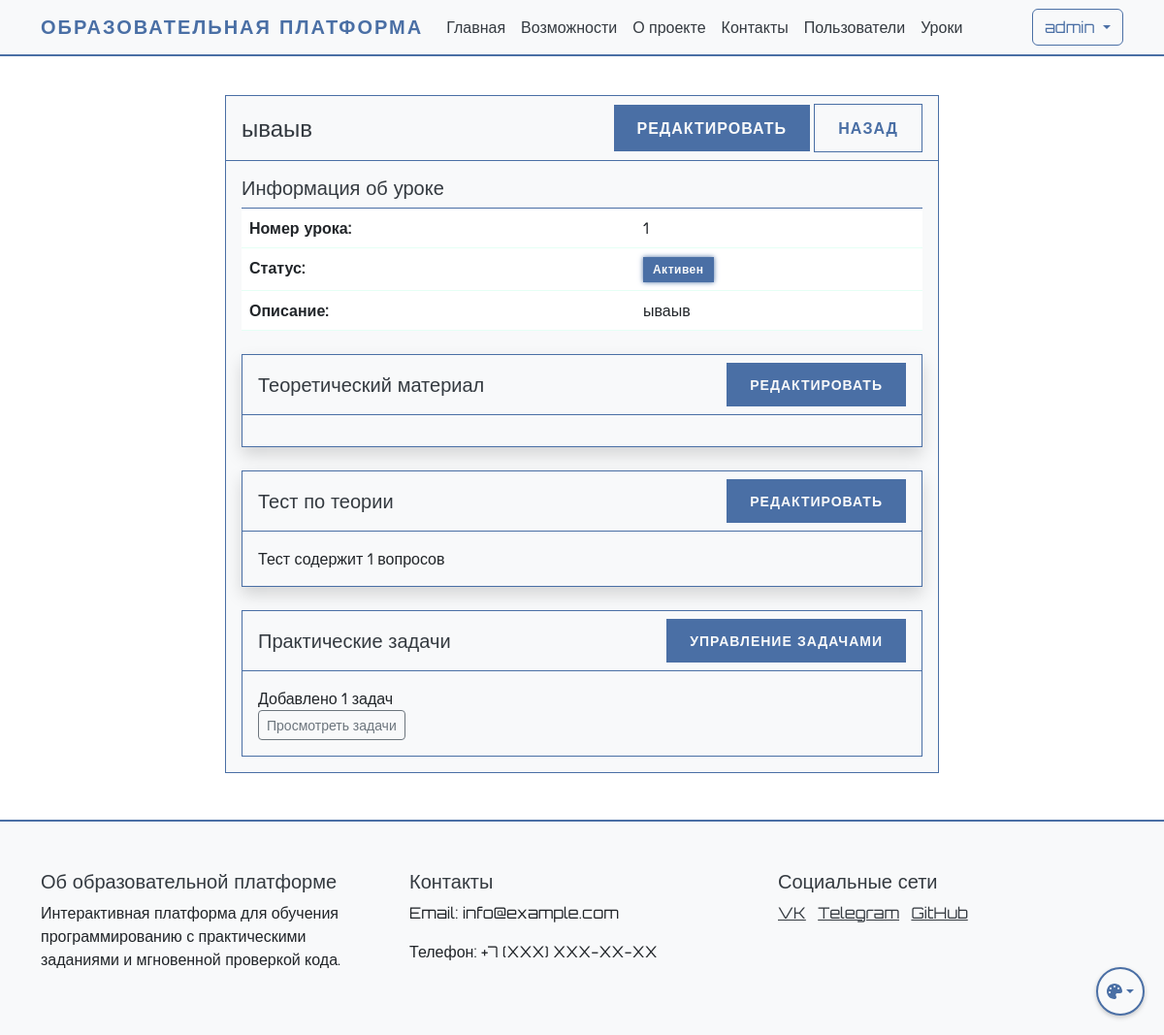
Page /admin/lessons/1 (signed in) on the earlier database version.
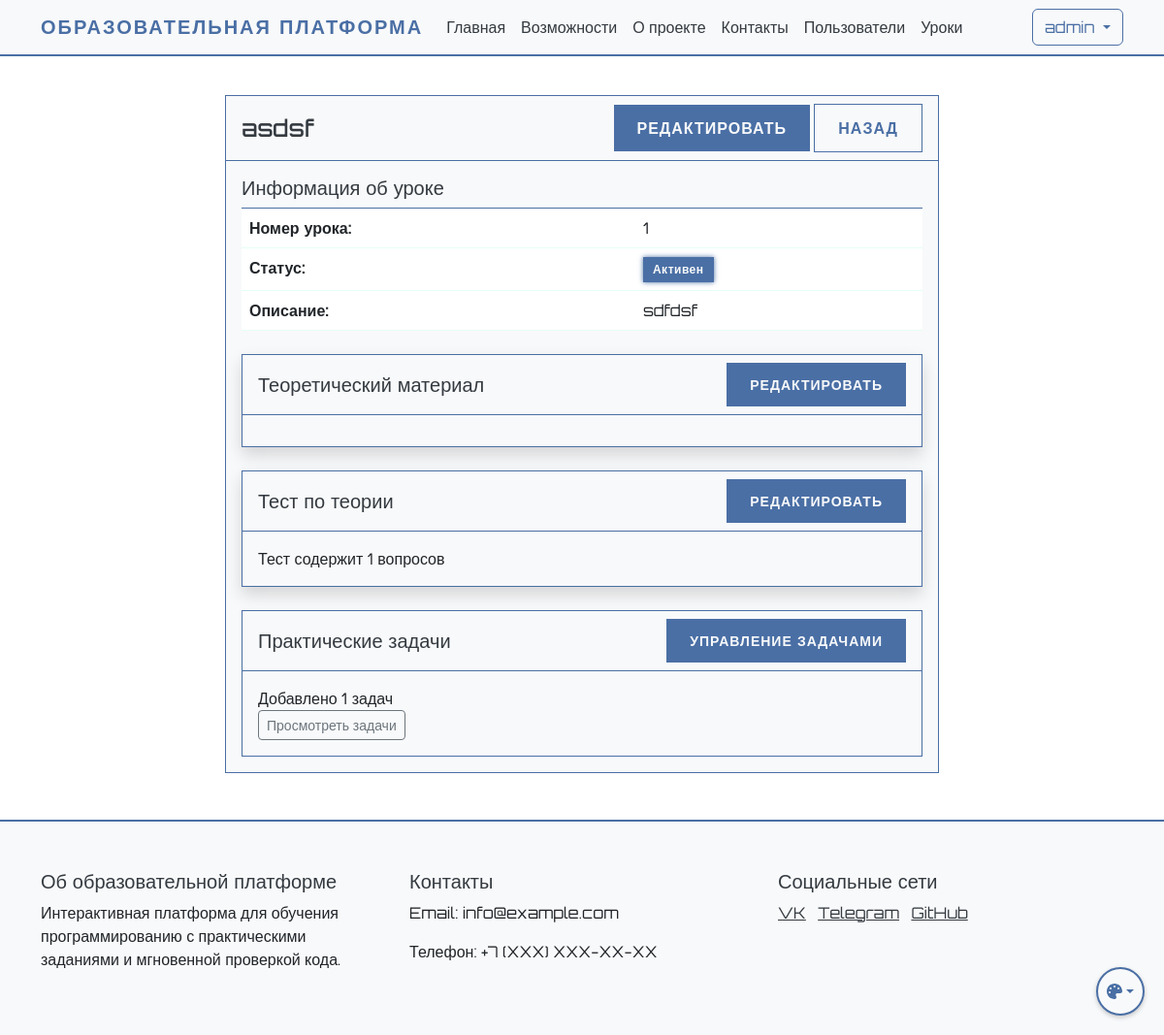
Same page on the later database version.
### app.py (models this page shows)
class Lesson(db.Model):
    id = db.Column(db.Integer, primary_key=True)
    order_number = db.Column(db.Integer, unique=True, nullable=False)
    title = db.Column(db.String(200), nullable=False)
    description = db.Column(db.Text)
    is_active = db.Column(db.Boolean, default=True)
    created_at = db.Column(db.DateTime, default=db.func.now())
    theory_content = db.Column(db.Text)
    theory_test = db.relationship('TheoryTest', backref='lesson', uselist=False)
    practice_tasks = db.relationship('PracticeTask', backref='lesson', lazy=True)
    required_lesson_id = db.Column(db.Integer, db.ForeignKey('lesson.id'), nullable=True)
    required_lesson = db.relationship('Lesson', remote_side=[id], backref='next_lessons')

### app.py (the view)
@app.route('/admin/lessons/<int:lesson_id>')
@login_required
def view_lesson(lesson_id):
    if not current_user.is_admin:
        abort(403)
    lesson = Lesson.query.get_or_404(lesson_id)
    return render_template('view_lesson.html', lesson=lesson)

### app.py (called while the page is built)
@login_manager.user_loader
def load_user(user_id):
    return User.query.get(int(user_id))

### templates/view_lesson.html (shortened to what the changed rows need)
{% extends "base.html" %}
{% block content %}
<div class="container mt-4">
    <div class="row">
        <div class="col-md-8 offset-md-2">
            <div class="card">
                <div class="card-header d-flex justify-content-between align-items-center">
                    <h4 class="mb-0">{{ lesson.title }}</h4>
                    <div>
                        <a href="{{ url_for('edit_lesson', lesson_id=lesson.id) }}" class="btn btn-primary">
                        </a>
                        <a href="{{ url_for('lesson_list') }}" class="btn btn-secondary">
                        </a>
                    </div>
                </div>
                <div class="card-body">
                    <div class="mb-4">
                        <table class="table">
                            <tr>
                                <th>Номер урока:</th>
                                <td>{{ lesson.order_number }}</td>
                            </tr>
                            <tr>
                                <th>Статус:</th>
                            </tr>
                            <tr>
                                <th>Описание:</th>
                                <td>
                                    <div class="description-view" onclick="toggleDescriptionEdit(this)">
                                        {% if lesson.description %}
                                            {{ lesson.description }}
                                        {% else %}
                                            <span class="text-muted">Описание не добавлено</span>
                                        {% endif %}
                                    </div>
                                </td>
                            </tr>
                        </table>
                    </div>
                </div>
            </div>
        </div>
    </div>
</div>
{% endblock %}

Differences in the rows shown:
changed Lesson: title "ываыв" → "asdsf"; description "ываыв" → "sdfdsf"
